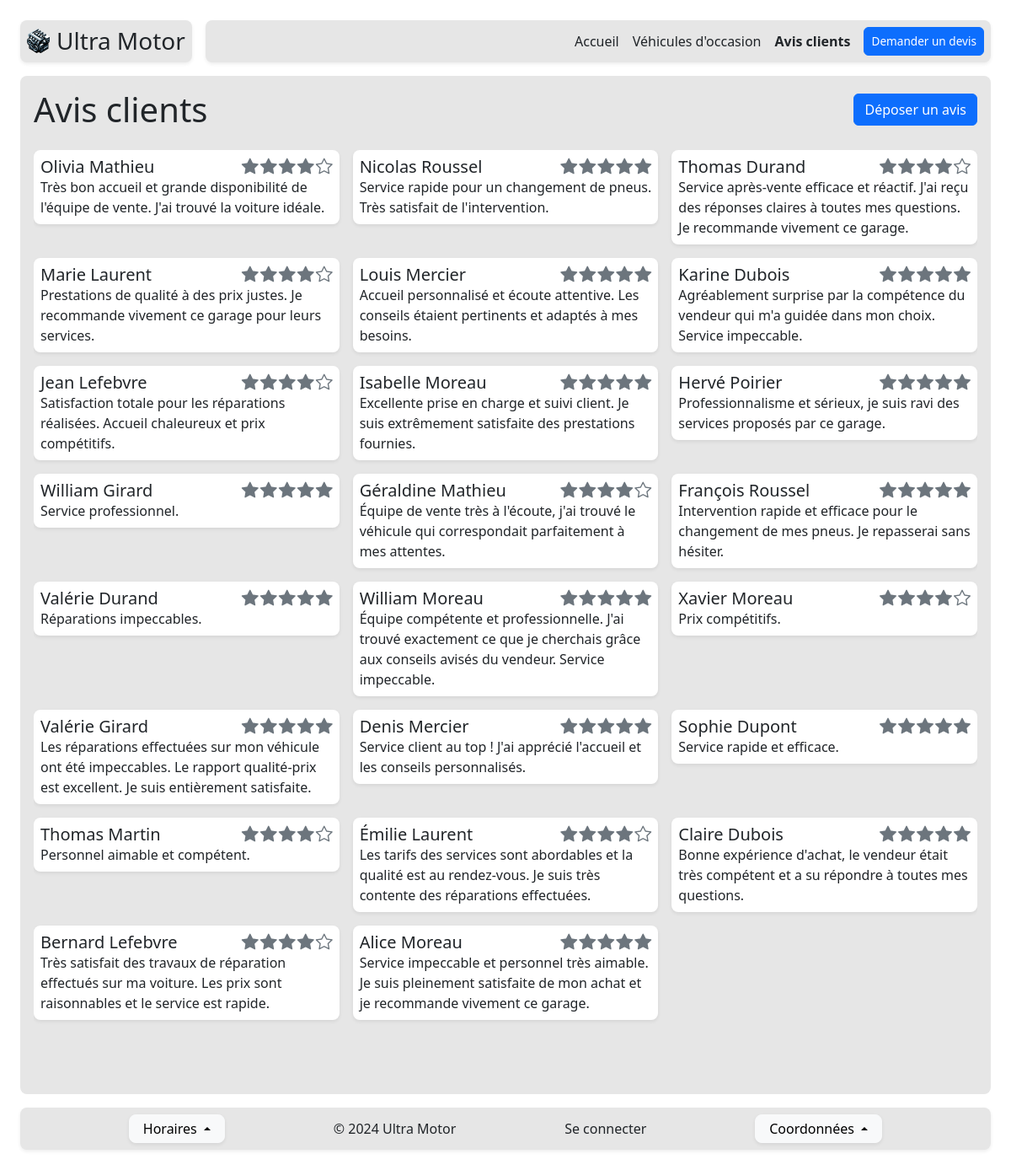
The app's page /index.php?p=review, older data.
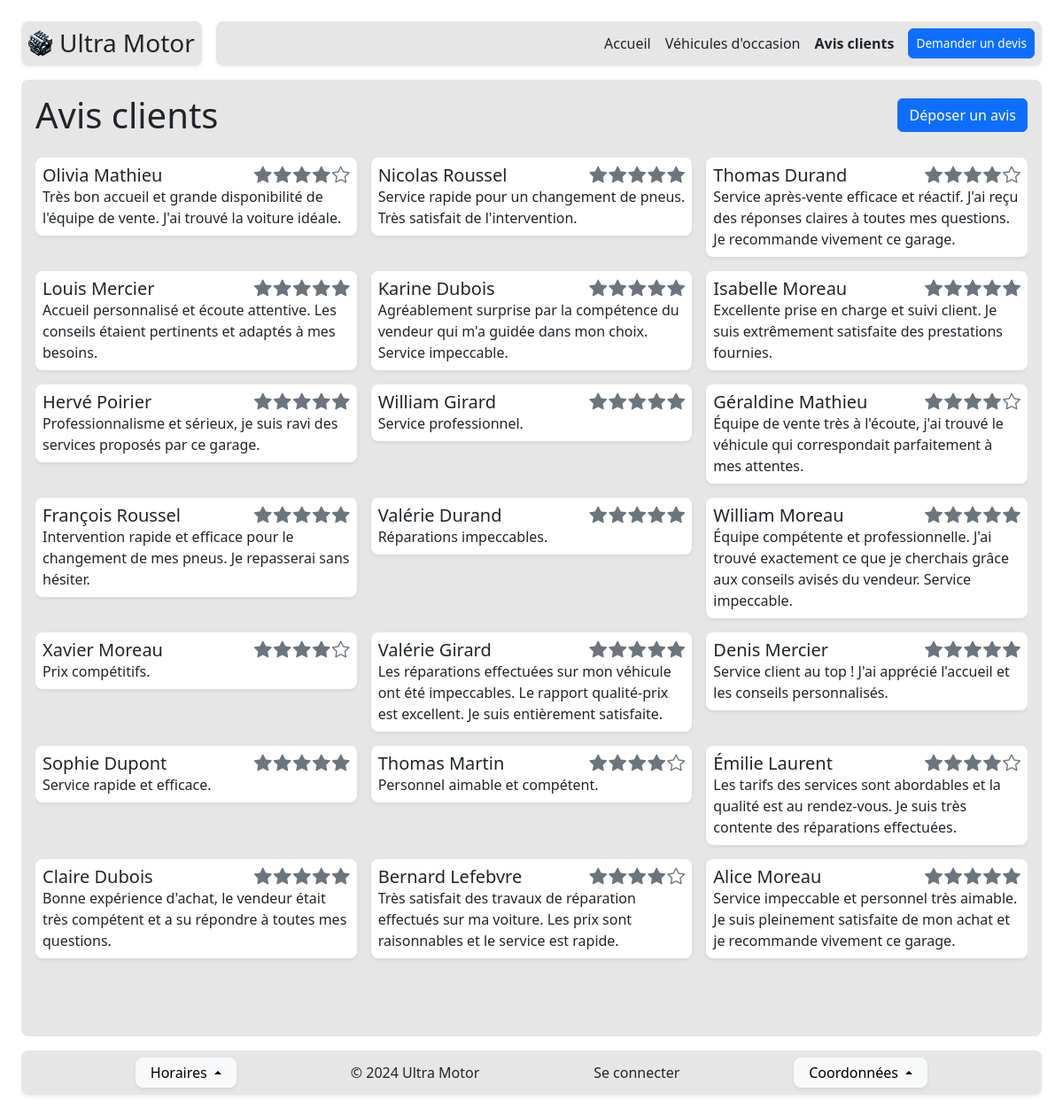
The same page, newer data.
### tables this page shows
CREATE TABLE `customer_review` (
    `id` int NOT NULL AUTO_INCREMENT PRIMARY KEY,
    `full_name` varchar(100) NOT NULL,
    `review` varchar(3000) NOT NULL,
    `rating` int NOT NULL CHECK(`rating` BETWEEN 0 AND 5),
    `approved` ENUM('APPROVED', 'PENDING', 'DENIED') NOT NULL DEFAULT 'PENDING'
);

### includes/App.php (called while the page is built, shortened)
<?php
class App {
    public static function fileExists($fileDir) {
        return file_exists($fileDir);
    }
    public static function getTemplate($template, $tplVarList = []) {
        require_once("view/$template.php");
    }
    public static function getCss($fileName) {
        return self::getStatic("css", $fileName);
    }
    private static function getStatic($type, $fileName) {
        $fileDir = "static/" . strtolower($type) . "/$fileName";
        if (App::fileExists($fileDir)) {
            return $fileDir;
        } else {
            throw new Exception(strtoupper($type) . " file does not exists: '$fileDir'");
        }
    }
}

### controller/review.php (called while the page is built, shortened)
<?php
$title = "Avis clients";
require_once('model/CustomerReview.php');
$reviewList = CustomerReview::getAllApproved();
$sendConfirmation = false;
$tplVarList = [];
$tplVarList["title"] = $title;
$tplVarList["page"] = $page;
$tplVarList["reviewList"] = $reviewList;
$tplVarList["sendConfirmation"] = $sendConfirmation;
App::getTemplate("review", $tplVarList);

### index.php (called while the page is built, shortened)
<?php
$returnJson = false;
try {
    require_once("includes/App.php");
    require_once("includes/Database.php");
    if (array_key_exists("p", $_GET)) {
        $page = $_GET["p"];
    } else if (array_key_exists("a", $_GET)) {
        $page = $_GET["a"];
        header('Content-Type: application/json');
        $returnJson = true;
    } else {
        $page = "home";
    }
    $controllerPath = "controller/$page.php";
    if (file_exists($controllerPath)) {
        require_once($controllerPath);
    } else {
        throw new Exception("Error 404: given controller '$page' is not found");
    }
} catch (\Throwable $th) {
    ob_end_clean();
    if ($returnJson) {
        echo json_encode([
            "success" => false,
            "msg" => ENVIRONMENT === "DEV" ? $th->getMessage() : null,
            "data" => null,
        ]);
    } else {
        require_once("controller/error.php");
    }
}

### includes/Database.php (called while the page is built, shortened)
<?php
class Database
{
    private static $pdo;
    private static function init()
    {
        $database_dsn = 'mysql:host=localhost;dbname=ultra-motor-db';
        $database_user = 'ultra-motor-user';
        $database_password = 'ultra-motor-password';
        try {
            self::$pdo = new PDO($database_dsn, $database_user, $database_password);
            self::$pdo->setAttribute(PDO::ATTR_ERRMODE, PDO::ERRMODE_EXCEPTION);
        } catch (PDOException $e) {
            echo "Erreur de connexion : " . $e->getMessage();
            exit;
        }
    }
    public static function query($sql, $bindList = [])
    {
        $stmt = self::$pdo->prepare($sql);
        $stmt->execute();
        if ($stmt->rowCount() > 0) {
            $data = $stmt->fetchAll(PDO::FETCH_ASSOC);
            return $data;
        } else {
            return null;
        }
    }
}

### model/CustomerReview.php (called while the page is built, shortened)
<?php
class CustomerReview {
    public function __construct($id, $fullName, $review, $rating, $approved) {
        $this->fullName = $fullName;
        $this->review = $review;
        $this->rating = $rating;
    }
    public static function getAllApproved() {
        $data = Database::query("SELECT * FROM customer_review WHERE approved = 'APPROVED' ORDER BY id DESC;");
        $instanceList = [];
        foreach ($data as $value) {
            $instanceList[] = new self(
                $value["id"],
                $value["full_name"],
                $value["review"],
                $value["rating"],
                $value["approved"],
            );
        }
        return $instanceList;
    }
}

### view/review.php (the view, shortened to what this page needs)
<?php App::getTemplate("common/document-top"); ?>
<?php App::getTemplate("component/header", $tplVarList); ?>
<main class="w-100 flex-1 d-flex flex-column gap-3 overflow-hidden w-100 bg-150 rounded-3 p-3">
    <div class="accordion">
        <div class="accordion-item" style="background-color: transparent; border: none;">
            <div class="accordion-header d-flex justify-content-between align-items-center mb-2">
                <h1 class="mb-0"><?= $title ?></h1>
                <button class="btn btn-primary <?php if ($sendConfirmation) echo "d-none" ?>" type="button" data-bs-toggle="collapse" data-bs-target="#collapseBody">Déposer un avis</button>
            </div>
        </div>
    </div>
    <div class="flex-1 overflow-x-hidden overflow-y-auto">
        <div class="row g-3" data-masonry='{"percentPosition": true }'>
            <?php foreach ($reviewList as $review) : ?>
                <div class="col-md-6 col-lg-4">
                    <div class="bg-white rounded-3 shadow-sm p-2">
                        <div class="d-flex justify-content-between align-items-baseline">
                            <h5 class="mb-0"><?= $review->fullName ?></h5>
                            <h5 class="mb-0 d-flex flex-row align-items-center" style="gap: 2px;">
                                <?php for ($i = 0; $i < $review->rating; $i++) : ?>
                                    <i class="bi bi-star-fill" style="color: var(--bs-gray)"></i>
                                <?php endfor; ?>
                                <?php for ($i = 0; $i < (5 - $review->rating); $i++) : ?>
                                    <i class="bi bi-star" style="color: var(--bs-gray)"></i>
                                <?php endfor; ?>
                            </h5>
                        </div>
                        <p class="mb-0"><?= $review->review ?></p>
                    </div>
                </div>
            <?php endforeach; ?>
        </div>
    </div>
</main>
<?php App::getTemplate("component/footer"); ?>
<?php App::getTemplate("common/document-bottom"); ?>

### view/common/document-top.php (shortened to what this page needs)
<!DOCTYPE html>
<html lang="fr">
<head>
    <link rel="stylesheet" href="https://cdn.jsdelivr.net/npm/bootstrap@5.3.2/dist/css/bootstrap.min.css">
    <link rel="stylesheet" href="https://cdn.jsdelivr.net/npm/bootstrap-icons@1.11.3/font/bootstrap-icons.min.css">
    <link rel="stylesheet" href="<?= App::getCss("common.css") ?>">
</head>
<body class="d-flex flex-column row-gap-3 justify-content-center align-items-center p-4">

### view/component/header.php (shortened to what this page needs)
<?php $connected = $_SESSION['connected'] ?? false; ?>
<header class="w-100 row gap-3">
    <a class="col-auto d-flex flex-row align-items-center gap-2 bg-150 shadow-sm rounded-3 link-dark link-underline-opacity-0 p-2" href="index.php">
        <img class="object-fit-cover" src="/static/img/Logo.webp" alt="Logo" style="height: 1.8rem">
        <h2 class="fs-3 mb-0">Ultra Motor</h2>
    </a>
    <nav class="col d-none d-md-flex flex-row align-items-center justify-content-end gap-3 bg-150 shadow-sm rounded-3 p-2">
        <a class="link-dark link-underline-opacity-0 link-underline-opacity-100-hover <?= $page == "home" ? "fw-bold" : "" ?>" href="index.php">Accueil</a>
        <a class="link-dark link-underline-opacity-0 link-underline-opacity-100-hover <?= $page == "vehicle-detail" ? "fw-bold" : "" ?>" href="index.php?p=vehicle-detail">Véhicules d'occasion</a>
        <a class="link-dark link-underline-opacity-0 link-underline-opacity-100-hover <?= $page == "review" ? "fw-bold" : "" ?>" href="index.php?p=review">Avis clients</a>
        <?php if ($connected) : ?>
            <div class="d-flex flex-row gap-1">
                <a class="btn btn-primary <?= $page == "edition" ? "fw-bold" : "" ?>" href="index.php?p=edition" style="--bs-btn-padding-y: .35rem; --bs-btn-padding-x: .5rem; --bs-btn-font-size: .85rem;">Édition</a>
                <a class="btn btn-outline-secondary" href="index.php?p=logout" style="--bs-btn-padding-y: .35rem; --bs-btn-padding-x: .5rem; --bs-btn-font-size: .85rem;">Déconnexion</a>
            </div>
        <?php else : ?>
            <a class="btn btn-primary <?= $page == "quote-request" ? "fw-bold" : "" ?>" href="index.php?p=quote-request" style="--bs-btn-padding-y: .35rem; --bs-btn-padding-x: .5rem; --bs-btn-font-size: .85rem;">Demander un devis</a>
        <?php endif ?>
    </nav>
</header>

### view/component/footer.php (shortened to what this page needs)
<footer class="w-100 d-flex flex-row gap-2 justify-content-evenly align-items-center bg-150 shadow-sm rounded-3 p-2">
    <div class="dropup dropup-center btn btn-light shadow-sm p-0 rounded-3">
        <button class="dropdown-toggle px-3 py-1" style="background-color: transparent; border: none;" type="button" data-bs-toggle="dropdown" data-bs-auto-close="true" aria-expended="false">
            Horaires
        </button>
    </div>
    <div class="">© 2024 Ultra Motor</div>
    <div><a class="link-dark link-underline-opacity-0 link-underline-opacity-100-hover" href="index.php?p=login">Se connecter</a></div>
    <div class="dropup dropup-center btn btn-light shadow-sm p-0 rounded-3">
        <button class="dropdown-toggle px-3 py-1" style="background-color: transparent; border: none;" type="button" data-bs-toggle="dropdown" data-bs-auto-close="false" aria-expended="false">
            Coordonnées
        </button>
    </div>
</footer>

### view/common/document-bottom.php (shortened to what this page needs)
</body>
</html>

### static/css/common.css (style rules this page uses)
html, body { height: 100%; }
.flex-1 { flex: 1; }
header, main, footer { max-width: 1060px; }
@media (min-height: 800px) { header, main, footer { max-width: 1060px; } }
@media (min-height: 1000px) { header, main, footer { max-width: 1330px; } }
@media (min-height: 1200px) { header, main, footer { max-width: 1600px; } }
.bg-150 { background-color: hsl(0, 0%, 90%); }

Row changes from the older to the newer data that the page shows:
no longer on this page (row edited): customer_review: full_name "Marie Laurent", rating 4 (drawn), review "Prestations de qualité à des prix justes. Je recommande vivement ce garage pour leurs services."
no longer on this page (row edited): customer_review: full_name "Jean Lefebvre", rating 4 (drawn), review "Satisfaction totale pour les réparations réalisées. Accueil chaleureux et prix compétitifs."
